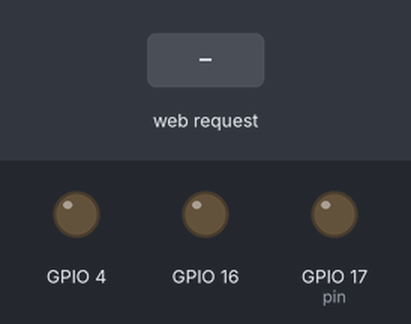
A program run on a simulated ESP32. Shown: output pins drawn as LEDs (lit = HIGH). The inputs (shaded band) are chosen by the test bench. WiFi joins after 1.5 s; servers stay silent unless stated; what the program prints to the serial monitor is not drawn.

Above: at 2.7 s.
2.8 s: HTTP request GET /slider1?value=1 received
At 3.4 s:
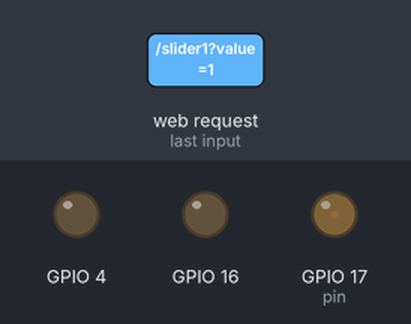
4.3 s: HTTP request GET /slider1?value=120 received
At 4.6 s:
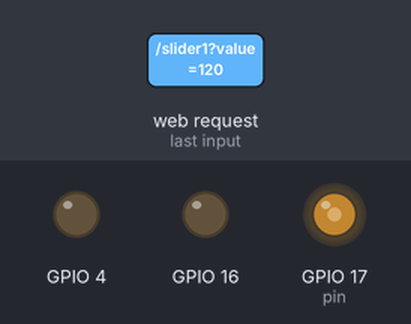
5.8 s: HTTP request GET /slider2?value=1 received
At 6.9 s:
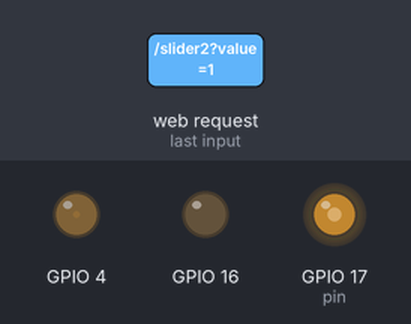
7.3 s: HTTP request GET /slider1?value=0 received
At 8.1 s:
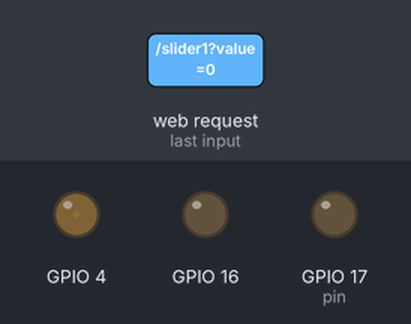
8.8 s: HTTP request GET /slider2?value=120 received
At 9.2 s:
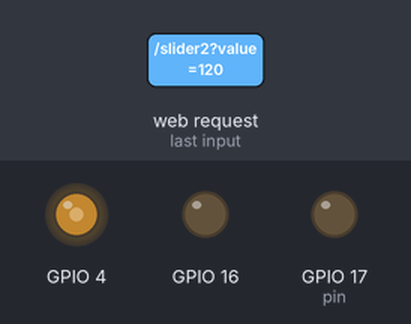
10.3 s: HTTP request GET /slider3?value=1 received
At 11.5 s:
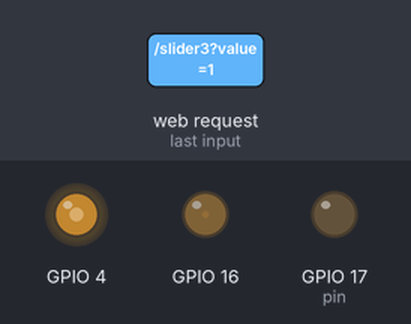
Timing chart, 0 to 12.8 s (numbered marks = the images above; inputs shaded):
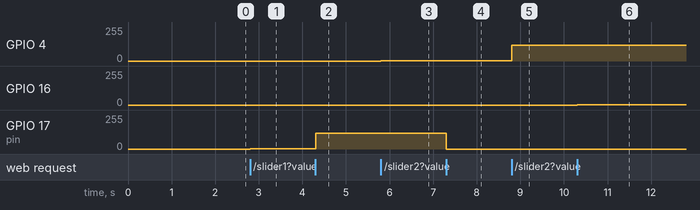

Measured:
- after the input at 2.8 s, GPIO 17 (pin): 0/255 → 1/255 at once
- after the input at 4.3 s, GPIO 17 (pin): 1/255 → 120/255 at once
- after the input at 5.8 s, GPIO 4: 0/255 → 1/255 at once
- after the input at 7.3 s, GPIO 17 (pin): 120/255 → 0/255 at once
- after the input at 8.8 s, GPIO 4: 1/255 → 120/255 at once
- after the input at 10.3 s, GPIO 16: 0/255 → 1/255 at once

The program:

main.cpp
```cpp
#include <WiFi.h>
#include <AsyncTCP.h>
#include <ESPAsyncWebServer.h>

// Wi-Fi credentials
const char* ssid = "";
const char* password = "";

// Slider struct for PWM
struct Slider {
  int pin;
  String value;
  int pchannel;
  int brightness;
};

Slider slider1 ={
  .pin = 17,
  .value = "0",
  .pchannel = 0,
  .brightness = 0
};

Slider slider2 ={
  .pin = 4,
  .value = "0",
  .pchannel = 1,
  .brightness = 0
};

Slider slider3 ={
  .pin = 16,
  .value = "0",
  .pchannel = 2,
  .brightness = 0
};

int freq = 5000;
int resolution = 8;

AsyncWebServer server(80);

// HTML + JS interface
const char* html = R"rawliteral(
<!DOCTYPE html>
<html>
<head>
  <title>RGB LED Control</title>
  <style>
    body { font-family: Arial; padding: 20px; }
    .slider { width: 300px; }
    label { font-weight: bold; }
  </style>
</head>
<body>
  <h2>RGB Light Control</h2>

  <label>Red</label><br>
  <p>Value: <span id="val1">%SLIDERVALUE1%</span></p>
  <input type="range" oninput="setBrightness(this)" id="slider1" min="0" max="255" value="%SLIDERVALUE1%" step="1" class="slider"><br><br>

  <label>Green</label><br>
  <p>Value: <span id="val2">%SLIDERVALUE2%</span></p>
  <input type="range" oninput="setBrightness(this)" id="slider2" min="0" max="255" value="%SLIDERVALUE2%" step="1" class="slider"><br><br>

  <label>Blue</label><br>
  <p>Value: <span id="val3">%SLIDERVALUE3%</span></p>
  <input type="range" oninput="setBrightness(this)" id="slider3" min="0" max="255" value="%SLIDERVALUE3%" step="1" class="slider"><br><br>

  <script>
    function setBrightness(element) {
      var id = element.id;
      var value = element.value;

      document.getElementById("val1").innerText = document.getElementById("slider1").value;
      document.getElementById("val2").innerText = document.getElementById("slider2").value;
      document.getElementById("val3").innerText = document.getElementById("slider3").value;

      var xhr = new XMLHttpRequest();
      xhr.open("GET", "/" + id + "?value=" + value, true);
      xhr.send();
    }
  </script>
</body>
</html>
)rawliteral";

// Replace placeholders in HTML
String processor(const String& var) {
  if (var == "SLIDERVALUE1") return String(slider1.brightness);
  if (var == "SLIDERVALUE2") return String(slider2.brightness);
  if (var == "SLIDERVALUE3") return String(slider3.brightness);
  return String();
}

void setup() {
  Serial.begin(115200);

  // Setup PWM channels
  ledcSetup(slider1.pchannel, freq, resolution);
  ledcAttachPin(slider1.pin, slider1.pchannel);
  ledcSetup(slider2.pchannel, freq, resolution);
  ledcAttachPin(slider2.pin, slider2.pchannel);
  ledcSetup(slider3.pchannel, freq, resolution);
  ledcAttachPin(slider3.pin, slider3.pchannel);

  // Connect to Wi-Fi
  WiFi.begin(ssid, password);
  while (WiFi.status() != WL_CONNECTED) {
    delay(500); Serial.print(".");
  }
  Serial.println("\nConnected! IP: " + WiFi.localIP().toString());

  // Serve web interface
  server.on("/", HTTP_GET, [](AsyncWebServerRequest *request){
    request->send_P(200, "text/html", html, processor);
  });

  // Individual slider routes
  server.on("/slider1", HTTP_GET, [](AsyncWebServerRequest *request){
    if (request->hasParam("value")) {
      slider1.value = request->getParam("value")->value();
      slider1.brightness = slider1.value.toInt();
      ledcWrite(slider1.pchannel, slider1.brightness);
      request->send(200, "text/plain", "Red set to " + slider1.value);
    }
  });

  server.on("/slider2", HTTP_GET, [](AsyncWebServerRequest *request){
    if (request->hasParam("value")) {
      slider2.value = request->getParam("value")->value();
      slider2.brightness = slider2.value.toInt();
      ledcWrite(slider2.pchannel, slider2.brightness);
      request->send(200, "text/plain", "Green set to " + slider2.value);
    }
  });

  server.on("/slider3", HTTP_GET, [](AsyncWebServerRequest *request){
    if (request->hasParam("value")) {
      slider3.value = request->getParam("value")->value();
      slider3.brightness = slider3.value.toInt();
      ledcWrite(slider3.pchannel, slider3.brightness);
      request->send(200, "text/plain", "Blue set to " + slider3.value);
    }
  });

  server.onNotFound([](AsyncWebServerRequest *request){
    request->send(404, "text/plain", "Not Found");
  });

  server.begin();
}

void loop() {
  // Nothing needed here for async server
}
```
